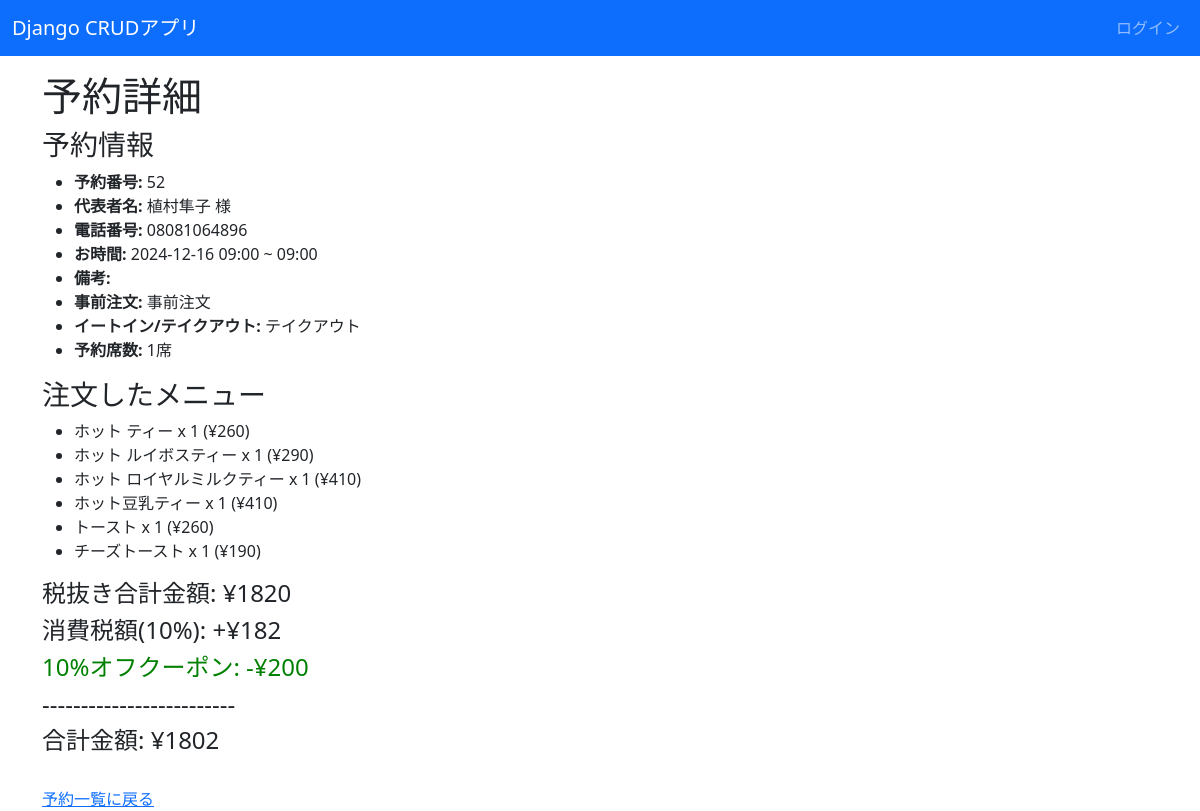
Screenshot of /detail/52/ with the database file from the repository.
### reservations/models.py (models this page shows, shortened)
class Reservation(models.Model):
    customer_name = models.CharField(max_length=60, verbose_name="代表者名")
    phone_number = models.CharField(max_length=15, verbose_name="お電話番号")
    hour = models.PositiveIntegerField(verbose_name="ご利用時間（最大2時間）")
    start = models.DateTimeField(verbose_name="開始時間")
    end = models.DateTimeField(verbose_name="終了時間", null=True, blank=True)
    seat_count = models.PositiveIntegerField(verbose_name="予約席数", default=1)
    remark = models.TextField(max_length=200, verbose_name="備考欄", null=True, blank=True)
    RESERVATION_IS_PREORDER = ((1, '事前注文'), (2, 'お店で注文'))
    is_preorder = models.IntegerField(choices=RESERVATION_IS_PREORDER, verbose_name="事前注文の有無")
    RESERVATION_IS_EATIN = ((1, 'イートイン'), (2, 'テイクアウト'))
    is_eatin = models.IntegerField(choices=RESERVATION_IS_EATIN, verbose_name="イートイン/テイクアウト")
    menu_items = models.ManyToManyField(Items, through='ReservationItem', verbose_name="注文メニュー")

class Items(models.Model):
    category = models.CharField(max_length=100)
    name = models.CharField(max_length=200)
    price = models.IntegerField()
    sort = models.IntegerField()

### reservations/views.py (the view)
# urls.py: path('detail/<int:pk>/', ReservationDetailView.as_view(), name="reservation_detail"),
class ReservationDetailView(TemplateView):
    template_name = "reservations/reservation_detail.html"
    def get_context_data(self, **kwargs):
        context = super().get_context_data(**kwargs)
        reservation_id = kwargs.get("pk")
        reservation = get_object_or_404(Reservation, id=reservation_id)
        reservation_items = ReservationItem.objects.filter(reservation=reservation)
        reservation_details = []
        total_excl_tax = 0
        for item in reservation_items:
            item_total = item.item.price * item.quantity  # 小計
            total_excl_tax += item_total
            reservation_details.append({
                "name": item.item.name,
                "quantity": item.quantity,
                "price": item.item.price,
                "total": item_total,
            })
        tax_amount = total_excl_tax * 0.1  # 消費税額
        discount_amount = int((total_excl_tax + tax_amount) * 0.1)  # 割引額（切り捨て）
        total_incl_tax = total_excl_tax + tax_amount - discount_amount
        context.update({
            "reservation": reservation,
            "reservation_details": reservation_details,
            "total_excl_tax": total_excl_tax,
            "tax_amount": tax_amount,
            "discount_amount": discount_amount,
            "total_incl_tax": total_incl_tax,
        })
        return context

### reservations/templates/reservations/reservation_detail.html (shortened to what this page needs)
{% extends 'base.html' %}
{% load custom_filters %}
{% block content %}
<h1>予約詳細</h1>
<h3>予約情報</h3>
<ul>
    <li><strong>予約番号:</strong> {{ reservation.id }}</li>
    <li><strong>代表者名:</strong> {{ reservation.customer_name }} 様</li>
    <li><strong>電話番号:</strong> {{ reservation.phone_number }}</li>
    <li><strong>お時間:</strong> {{ reservation.start|date:"Y-m-d H:i" }} ~ {{ reservation.end|date:"H:i" }}</li>
    <li><strong>備考:</strong> {{ reservation.remark }}</li>
    <li><strong>事前注文:</strong> {{ reservation.get_is_preorder_display }}</li>
    <li><strong>イートイン/テイクアウト:</strong> {{ reservation.get_is_eatin_display }}</li>
    <li><strong>予約席数:</strong> {{ reservation.seat_count }}席</li>
</ul>
<h3>注文したメニュー</h3>
{% if reservation_details %}
  <ul>
    {% for item in reservation_details %}
      <li>{{ item.name }} x {{ item.quantity }} (¥{{ item.total|floatformat:0 }})</li>
    {% endfor %}
  </ul>
  <h4>税抜き合計金額: ¥{{ total_excl_tax|floatformat:0 }}</h4>
  <h4>消費税額(10%): +¥{{ tax_amount|floatformat:0 }}</h4>
  <h4 style="color: green;">10%オフクーポン: -¥{{ discount_amount|floatformat:0 }}</h4>
  <h4>-------------------------</h4>
  <h4>合計金額: ¥{{ total_incl_tax|floatformat:0 }}</h4>
{% else %}
  <p>注文はありません。</p>
{% endif %}
<br>
<a href="{% url 'reservation_list' %}?phone_number={{ reservation.phone_number }}">予約一覧に戻る</a>
{% endblock %}

### myproject2/crud/templates/base.html (shortened to what this page needs)
<!DOCTYPE html>
<html lang="ja">
<head>
    <link href="https://cdn.jsdelivr.net/npm/bootstrap@5.3.0-alpha3/dist/css/bootstrap.min.css" rel="stylesheet">
</head>
<body>
    <nav class="navbar navbar-expand-lg navbar-dark bg-primary" style="margin-bottom: 1rem;">
        <div class="container-fluid">
            <a class="navbar-brand" href="{% url 'list' %}">Django CRUDアプリ</a>
            <div class="collapse navbar-collapse" id="navbarNav">
                <ul class="navbar-nav ms-auto">
                    {% if request.user.is_authenticated %}
                    <span class="navbar-text">
                        ようこそ {{ user.get_username }} さん
                    </span>
                    <li class="nav-item">
                        <form action="{% url 'logout' %}" method="post">
                            {% csrf_token %}
                            <input class="nav-link" type="submit" value="ログアウト">
                        </form>
                    </li>
                    {% else %}
                    <li class="nav-item">
                        <a class="nav-link" href="{% url 'login' %}">ログイン</a>
                    </li>
                    {% endif %}
                </ul>
            </div>
        </div>
    </nav>
    <div class="container">
        {% block content %}{% endblock %}
    </div>
</body>
</html>

### rows the page displays
Reservation: id "52", customer_name "植村隼子", phone_number "08081064896", start "2024-12-16 09:00", end "09:00", is_preorder "事前注文", is_eatin "テイクアウト", seat_count "1"
Items: name "ホット ティー"
Items: name "ホット ルイボスティー"
Items: name "ホット ロイヤルミルクティー"
Items: name "ホット豆乳ティー"
Items: name "トースト"
Items: name "チーズトースト"

### other values shown
{{ item.quantity }} "1" "1" "1" "1" "1" "1"
{{ item.total|floatformat:0 }} "260" "290" "410" "410" "260" "190"
{{ total_excl_tax|floatformat:0 }} "1820"
{{ tax_amount|floatformat:0 }} "182"
{{ discount_amount|floatformat:0 }} "200"
{{ total_incl_tax|floatformat:0 }} "1802"
